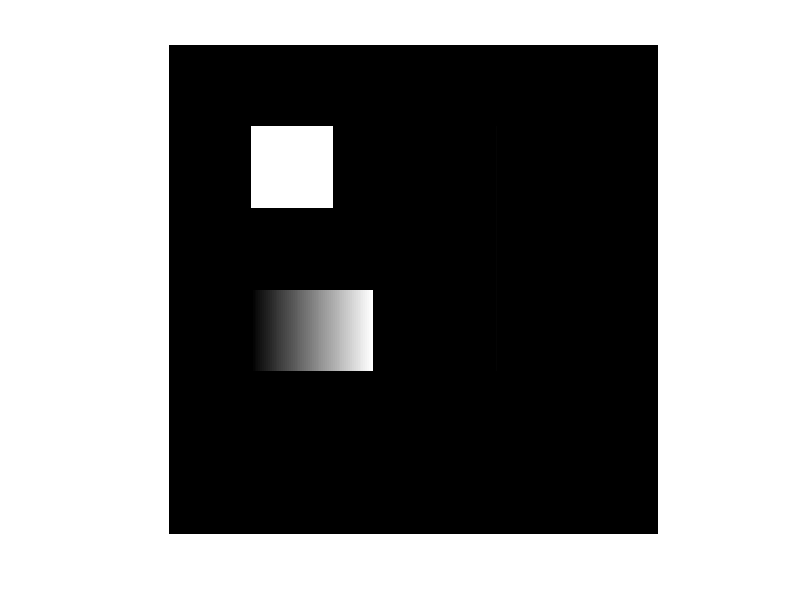

Here is the MATLAB script that generated this plot: (Note: this script raises an error after producing the figure.)
my_img = double(zeros(1024, 1024));
[R, C] = size(my_img);

R_mid = ceil(R / 1.5);
C_mid = ceil(C / 1.5);

R_mid_mid = ceil(R_mid / 2);
C_mid_mid = ceil(C_mid / 2);

R_mid_mid_mid = ceil(R_mid_mid / 2);
C_mid_mid_mid = ceil(C_mid_mid / 2);

% sudden change AKA step
my_img(R_mid_mid_mid:R_mid_mid, C_mid_mid_mid:C_mid_mid) = 255;

% gradual change AKA ramp
for i=1:255
    my_img(R_mid_mid_mid+R_mid_mid:R_mid, C_mid_mid_mid+i:C_mid_mid_mid+256) = i;
end

% a line of isolated points
for i=R_mid_mid_mid:R_mid
    if rem(i, 10) == 0
        my_img(i, C_mid+C_mid_mid_mid) = 255;
    end
end

% thin line
starting_value = 1;
line_width = 5;
line_mid = floor(line_width / 2)+1;
factor = 3;

values = zeros(1, line_width);
for i=1:line_mid
    values(1, i) = factor * (i-1) + starting_value;
end
values(1, line_mid:line_width) = values(1, line_mid:-1:1);

for i=R_mid_mid_mid:R_mid
    my_img(i, C_mid:C_mid+line_width-1) = values;
end


f = figure;
imshow(uint8(my_img));
impixelinfo(f);

imwrite(my_img, 'test_img.png');